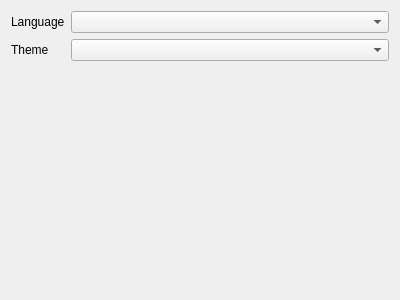
<?xml version="1.0" encoding="UTF-8"?>
<ui version="4.0">
 <class>Dialog</class>
 <widget class="QDialog" name="Dialog">
  <property name="geometry">
   <rect>
    <x>0</x>
    <y>0</y>
    <width>400</width>
    <height>300</height>
   </rect>
  </property>
  <property name="windowTitle">
   <string>Dialog</string>
  </property>
  <layout class="QVBoxLayout" name="verticalLayout">
   <item>
    <layout class="QFormLayout" name="formLayout">
     <item row="0" column="0">
      <widget class="QLabel" name="label">
       <property name="text">
        <string>Language</string>
       </property>
      </widget>
     </item>
     <item row="0" column="1">
      <widget class="QComboBox" name="comb_language"/>
     </item>
     <item row="1" column="0">
      <widget class="QLabel" name="label_2">
       <property name="text">
        <string>Theme</string>
       </property>
      </widget>
     </item>
     <item row="1" column="1">
      <widget class="QComboBox" name="comb_theme"/>
     </item>
    </layout>
   </item>
  </layout>
 </widget>
 <resources/>
 <connections/>
</ui>
